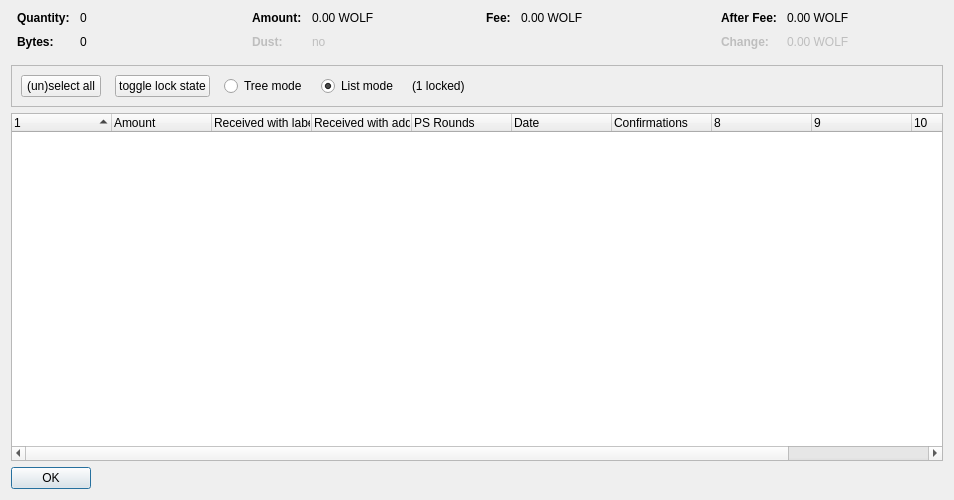
<?xml version="1.0" encoding="UTF-8"?>
<ui version="4.0">
 <class>CoinControlDialog</class>
 <widget class="QDialog" name="CoinControlDialog">
  <property name="geometry">
   <rect>
    <x>0</x>
    <y>0</y>
    <width>954</width>
    <height>500</height>
   </rect>
  </property>
  <property name="windowTitle">
   <string>Coin Selection</string>
  </property>
  <layout class="QVBoxLayout" name="verticalLayout">
   <item>
    <layout class="QHBoxLayout" name="horizontalLayoutTop" stretch="0,0,0,0">
     <property name="topMargin">
      <number>0</number>
     </property>
     <property name="bottomMargin">
      <number>10</number>
     </property>
     <item>
      <layout class="QFormLayout" name="formLayoutCoinControl1">
       <property name="horizontalSpacing">
        <number>10</number>
       </property>
       <property name="verticalSpacing">
        <number>10</number>
       </property>
       <property name="leftMargin">
        <number>6</number>
       </property>
       <property name="rightMargin">
        <number>6</number>
       </property>
       <item row="0" column="0">
        <widget class="QLabel" name="labelCoinControlQuantityText">
         <property name="font">
          <font>
           <weight>75</weight>
           <bold>true</bold>
          </font>
         </property>
         <property name="text">
          <string>Quantity:</string>
         </property>
        </widget>
       </item>
       <item row="0" column="1">
        <widget class="QLabel" name="labelCoinControlQuantity">
         <property name="cursor">
          <cursorShape>IBeamCursor</cursorShape>
         </property>
         <property name="contextMenuPolicy">
          <enum>Qt::ActionsContextMenu</enum>
         </property>
         <property name="text">
          <string notr="true">0</string>
         </property>
         <property name="textInteractionFlags">
          <set>Qt::LinksAccessibleByMouse|Qt::TextSelectableByKeyboard|Qt::TextSelectableByMouse</set>
         </property>
        </widget>
       </item>
       <item row="1" column="0">
        <widget class="QLabel" name="labelCoinControlBytesText">
         <property name="font">
          <font>
           <weight>75</weight>
           <bold>true</bold>
          </font>
         </property>
         <property name="text">
          <string>Bytes:</string>
         </property>
        </widget>
       </item>
       <item row="1" column="1">
        <widget class="QLabel" name="labelCoinControlBytes">
         <property name="cursor">
          <cursorShape>IBeamCursor</cursorShape>
         </property>
         <property name="contextMenuPolicy">
          <enum>Qt::ActionsContextMenu</enum>
         </property>
         <property name="text">
          <string notr="true">0</string>
         </property>
         <property name="textInteractionFlags">
          <set>Qt::LinksAccessibleByMouse|Qt::TextSelectableByKeyboard|Qt::TextSelectableByMouse</set>
         </property>
        </widget>
       </item>
      </layout>
     </item>
     <item>
      <layout class="QFormLayout" name="formLayoutCoinControl2">
       <property name="horizontalSpacing">
        <number>10</number>
       </property>
       <property name="verticalSpacing">
        <number>10</number>
       </property>
       <property name="leftMargin">
        <number>6</number>
       </property>
       <property name="rightMargin">
        <number>6</number>
       </property>
       <item row="0" column="0">
        <widget class="QLabel" name="labelCoinControlAmountText">
         <property name="font">
          <font>
           <weight>75</weight>
           <bold>true</bold>
          </font>
         </property>
         <property name="text">
          <string>Amount:</string>
         </property>
        </widget>
       </item>
       <item row="0" column="1">
        <widget class="QLabel" name="labelCoinControlAmount">
         <property name="cursor">
          <cursorShape>IBeamCursor</cursorShape>
         </property>
         <property name="contextMenuPolicy">
          <enum>Qt::ActionsContextMenu</enum>
         </property>
         <property name="text">
          <string notr="true">0.00 WOLF</string>
         </property>
         <property name="textInteractionFlags">
          <set>Qt::LinksAccessibleByMouse|Qt::TextSelectableByKeyboard|Qt::TextSelectableByMouse</set>
         </property>
        </widget>
       </item>
       <item row="1" column="0">
        <widget class="QLabel" name="labelCoinControlLowOutputText">
         <property name="enabled">
          <bool>false</bool>
         </property>
         <property name="font">
          <font>
           <weight>75</weight>
           <bold>true</bold>
          </font>
         </property>
         <property name="text">
          <string>Dust:</string>
         </property>
        </widget>
       </item>
       <item row="1" column="1">
        <widget class="QLabel" name="labelCoinControlLowOutput">
         <property name="enabled">
          <bool>false</bool>
         </property>
         <property name="cursor">
          <cursorShape>IBeamCursor</cursorShape>
         </property>
         <property name="contextMenuPolicy">
          <enum>Qt::ActionsContextMenu</enum>
         </property>
         <property name="text">
          <string notr="true">no</string>
         </property>
         <property name="textInteractionFlags">
          <set>Qt::LinksAccessibleByMouse|Qt::TextSelectableByKeyboard|Qt::TextSelectableByMouse</set>
         </property>
        </widget>
       </item>
      </layout>
     </item>
     <item>
      <layout class="QFormLayout" name="formLayoutCoinControl3">
       <property name="horizontalSpacing">
        <number>10</number>
       </property>
       <property name="verticalSpacing">
        <number>10</number>
       </property>
       <property name="leftMargin">
        <number>6</number>
       </property>
       <property name="rightMargin">
        <number>6</number>
       </property>
       <item row="0" column="0">
        <widget class="QLabel" name="labelCoinControlFeeText">
         <property name="font">
          <font>
           <weight>75</weight>
           <bold>true</bold>
          </font>
         </property>
         <property name="text">
          <string>Fee:</string>
         </property>
        </widget>
       </item>
       <item row="0" column="1">
        <widget class="QLabel" name="labelCoinControlFee">
         <property name="cursor">
          <cursorShape>IBeamCursor</cursorShape>
         </property>
         <property name="contextMenuPolicy">
          <enum>Qt::ActionsContextMenu</enum>
         </property>
         <property name="text">
          <string notr="true">0.00 WOLF</string>
         </property>
         <property name="textInteractionFlags">
          <set>Qt::LinksAccessibleByMouse|Qt::TextSelectableByKeyboard|Qt::TextSelectableByMouse</set>
         </property>
        </widget>
       </item>
      </layout>
     </item>
     <item>
      <layout class="QFormLayout" name="formLayoutCoinControl4">
       <property name="horizontalSpacing">
        <number>10</number>
       </property>
       <property name="verticalSpacing">
        <number>10</number>
       </property>
       <property name="leftMargin">
        <number>6</number>
       </property>
       <property name="rightMargin">
        <number>6</number>
       </property>
       <item row="0" column="0">
        <widget class="QLabel" name="labelCoinControlAfterFeeText">
         <property name="font">
          <font>
           <weight>75</weight>
           <bold>true</bold>
          </font>
         </property>
         <property name="text">
          <string>After Fee:</string>
         </property>
        </widget>
       </item>
       <item row="0" column="1">
        <widget class="QLabel" name="labelCoinControlAfterFee">
         <property name="cursor">
          <cursorShape>IBeamCursor</cursorShape>
         </property>
         <property name="contextMenuPolicy">
          <enum>Qt::ActionsContextMenu</enum>
         </property>
         <property name="text">
          <string notr="true">0.00 WOLF</string>
         </property>
         <property name="textInteractionFlags">
          <set>Qt::LinksAccessibleByMouse|Qt::TextSelectableByKeyboard|Qt::TextSelectableByMouse</set>
         </property>
        </widget>
       </item>
       <item row="1" column="0">
        <widget class="QLabel" name="labelCoinControlChangeText">
         <property name="enabled">
          <bool>false</bool>
         </property>
         <property name="font">
          <font>
           <weight>75</weight>
           <bold>true</bold>
          </font>
         </property>
         <property name="text">
          <string>Change:</string>
         </property>
        </widget>
       </item>
       <item row="1" column="1">
        <widget class="QLabel" name="labelCoinControlChange">
         <property name="enabled">
          <bool>false</bool>
         </property>
         <property name="cursor">
          <cursorShape>IBeamCursor</cursorShape>
         </property>
         <property name="contextMenuPolicy">
          <enum>Qt::ActionsContextMenu</enum>
         </property>
         <property name="text">
          <string notr="true">0.00 WOLF</string>
         </property>
         <property name="textInteractionFlags">
          <set>Qt::LinksAccessibleByMouse|Qt::TextSelectableByKeyboard|Qt::TextSelectableByMouse</set>
         </property>
        </widget>
       </item>
      </layout>
     </item>
    </layout>
   </item>
   <item>
    <widget class="QFrame" name="frame">
     <property name="minimumSize">
      <size>
       <width>0</width>
       <height>40</height>
      </size>
     </property>
     <property name="frameShape">
      <enum>QFrame::StyledPanel</enum>
     </property>
     <property name="frameShadow">
      <enum>QFrame::Sunken</enum>
     </property>
     <layout class="QHBoxLayout" name="horizontalLayout">
      <item>
       <layout class="QHBoxLayout" name="horizontalLayoutPanel" stretch="0,0,0,0,0,0">
        <property name="spacing">
         <number>14</number>
        </property>
        <item>
         <widget class="QPushButton" name="pushButtonSelectAll">
          <property name="sizePolicy">
           <sizepolicy hsizetype="Maximum" vsizetype="Fixed">
            <horstretch>0</horstretch>
            <verstretch>0</verstretch>
           </sizepolicy>
          </property>
          <property name="text">
           <string>(un)select all</string>
          </property>
          <property name="autoDefault">
           <bool>false</bool>
          </property>
         </widget>
        </item>
        <item>
         <widget class="QPushButton" name="pushButtonToggleLock">
          <property name="sizePolicy">
           <sizepolicy hsizetype="Maximum" vsizetype="Fixed">
            <horstretch>0</horstretch>
            <verstretch>0</verstretch>
           </sizepolicy>
          </property>
          <property name="text">
           <string>toggle lock state</string>
          </property>
          <property name="autoDefault">
           <bool>false</bool>
          </property>
         </widget>
        </item>
        <item>
         <widget class="QRadioButton" name="radioTreeMode">
          <property name="sizePolicy">
           <sizepolicy hsizetype="Maximum" vsizetype="Fixed">
            <horstretch>0</horstretch>
            <verstretch>0</verstretch>
           </sizepolicy>
          </property>
          <property name="text">
           <string>Tree mode</string>
          </property>
         </widget>
        </item>
        <item>
         <widget class="QRadioButton" name="radioListMode">
          <property name="sizePolicy">
           <sizepolicy hsizetype="Maximum" vsizetype="Fixed">
            <horstretch>0</horstretch>
            <verstretch>0</verstretch>
           </sizepolicy>
          </property>
          <property name="text">
           <string>List mode</string>
          </property>
          <property name="checked">
           <bool>true</bool>
          </property>
         </widget>
        </item>
        <item>
         <widget class="QLabel" name="labelLocked">
          <property name="text">
           <string>(1 locked)</string>
          </property>
         </widget>
        </item>
        <item>
         <spacer name="horizontalSpacer">
          <property name="orientation">
           <enum>Qt::Horizontal</enum>
          </property>
          <property name="sizeHint" stdset="0">
           <size>
            <width>40</width>
            <height>20</height>
           </size>
          </property>
         </spacer>
        </item>
       </layout>
      </item>
     </layout>
    </widget>
   </item>
   <item>
    <widget class="CoinControlTreeWidget" name="treeWidget">
     <property name="contextMenuPolicy">
      <enum>Qt::CustomContextMenu</enum>
     </property>
     <property name="sortingEnabled">
      <bool>false</bool>
     </property>
     <property name="columnCount">
      <number>11</number>
     </property>
     <attribute name="headerShowSortIndicator" stdset="0">
      <bool>true</bool>
     </attribute>
     <attribute name="headerStretchLastSection">
      <bool>false</bool>
     </attribute>
     <column>
      <property name="text">
       <string/>
      </property>
     </column>
     <column>
      <property name="text">
       <string>Amount</string>
      </property>
     </column>
     <column>
      <property name="text">
       <string>Received with label</string>
      </property>
     </column>
     <column>
      <property name="text">
       <string>Received with address</string>
      </property>
     </column>
     <column>
      <property name="text">
       <string>PS Rounds</string>
      </property>
     </column>
     <column>
      <property name="text">
       <string>Date</string>
      </property>
     </column>
     <column>
      <property name="text">
       <string>Confirmations</string>
      </property>
      <property name="toolTip">
       <string>Confirmed</string>
      </property>
     </column>
     <column>
      <property name="text">
       <string/>
      </property>
     </column>
     <column>
      <property name="text">
       <string/>
      </property>
     </column>
     <column>
      <property name="text">
       <string/>
      </property>
     </column>
     <column>
      <property name="text">
       <string/>
      </property>
     </column>
    </widget>
   </item>
   <item>
    <widget class="QDialogButtonBox" name="buttonBox">
     <property name="sizePolicy">
      <sizepolicy hsizetype="Maximum" vsizetype="Fixed">
       <horstretch>0</horstretch>
       <verstretch>0</verstretch>
      </sizepolicy>
     </property>
     <property name="orientation">
      <enum>Qt::Horizontal</enum>
     </property>
     <property name="standardButtons">
      <set>QDialogButtonBox::Ok</set>
     </property>
    </widget>
   </item>
  </layout>
 </widget>
 <customwidgets>
  <customwidget>
   <class>CoinControlTreeWidget</class>
   <extends>QTreeWidget</extends>
   <header>coincontroltreewidget.h</header>
  </customwidget>
 </customwidgets>
 <resources/>
 <connections/>
</ui>
